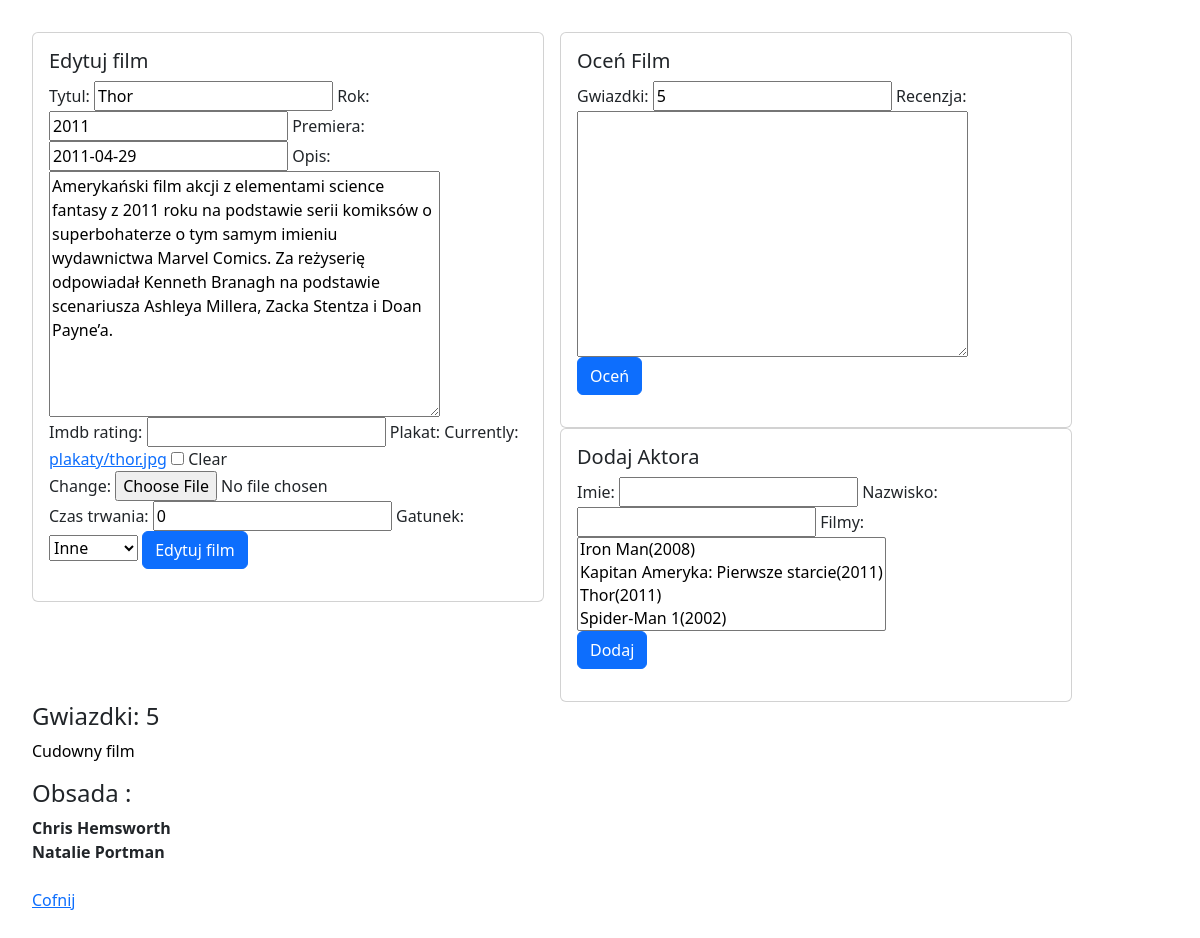
The page /filmy/edytuj/3 (signed in) on the database its author committed.
### filmyweb/models.py (models this page shows, shortened)
class Film(models.Model):
    tytul= models.CharField(max_length=60,  blank= False ,unique=True)
    rok = models.PositiveSmallIntegerField(default=2000)
    opis = models.TextField(default="")
    premiera = models.DateField(null=True, blank=True)
    imdb_rating=models.DecimalField(max_digits= 4, decimal_places= 2, null=True, blank=True)
    plakat = models.ImageField(upload_to="plakaty", null=True, blank= True)
    dodatkowe = models.OneToOneField(DodatkoweInfo, on_delete=models.CASCADE,null=True, blank= True)
    def __str__(self):
        return self.tytul + '(' + str(self.rok) + ')'

class Ocena(models.Model):
    recenzja = models.TextField(default="", blank=True)
    gwiazdki = models.PositiveSmallIntegerField(default=5)
    film = models.ForeignKey(Film, on_delete=models.CASCADE)

class Aktor(models.Model):
    imie =  models.CharField(max_length=32)
    nazwisko = models.CharField(max_length=32)
    filmy = models.ManyToManyField(Film, related_name="aktorzy")

### filmyweb/views.py (the view)
# urls.py: path('edytuj/<int:id>',edytuj_film , name="edytuj_film"),
@login_required
def edytuj_film(request,id):
    film = get_object_or_404(Film,pk=id)
    oceny = Ocena.objects.filter(film=film)
    aktorzy = film.aktorzy.all()
    try:
        dodatkowe = DodatkoweInfo.objects.get(film=film.id)
    except DodatkoweInfo.DoesNotExist:
        dodatkowe = None
    form_film = FilmForm(request.POST or None, request.FILES or None, instance=film)
    form_dodatkowe = DodatkoweInfoForm(request.POST or None, instance=dodatkowe)
    form_ocena = OcenaForm(request.POST or None)
    form_aktor = AktorForm(request.POST or None)
    if request.method =='POST':
        if 'gwiazdki' in request.POST:
            ocena = form_ocena.save(commit=False)
            ocena.film = film
            ocena.save()
    if request.method =='POST':
        if 'filmy' in request.POST:
            if form_aktor.is_valid():
                aktor = form_aktor.save()
    if all((form_film.is_valid(), form_dodatkowe.is_valid())):
        film = form_film.save(commit=False)
        dodatkowe = form_dodatkowe.save()
        film.dodatkowe = dodatkowe
        film.save()
        return redirect(wszystkie_filmy)
    return render(request,'nowy_film.html',{'form':form_film, 'form_dodatkowe':form_dodatkowe,'oceny': oceny,'form_ocena':form_ocena,'aktorzy':aktorzy,'form_aktor': form_aktor,'nowy':False})

### filmyweb/forms.py
class FilmForm(ModelForm):
    class Meta:
        model = Film
        fields = ['tytul','rok','premiera','opis','imdb_rating','plakat']

class DodatkoweInfoForm(ModelForm):
    class Meta:
        model = DodatkoweInfo
        fields = ['czas_trwania','gatunek']

### templates/nowy_film.html (shortened to what this page needs)
{%extends 'glowny.html'%}
{% load bootstrap %}
{% block strona %}
    <div class="card" style="width: 32rem; float: left; margin-right: 1rem;">
        <div class="card-body">
            {%if nowy%}
                <h5 class="card-title">Dodaj film </h5>
                {% else %}
                    <h5 class="card-title">Edytuj film </h5>
                {% endif %}
            <form method="post" enctype="multipart/form-data">
        {{form | bootstrap}}
        {{form_dodatkowe | bootstrap}}
                {%if nowy%}
                <br><button type="submit"class="btn btn-primary">Nowy film</button>
                {% else %}
                    <button type="submit"class="btn btn-primary">Edytuj film</button>
                {% endif %}
    </form>
        </div>
    </div>
    <div class="card" style="width: 32rem; float: left; margin-right: 1rem;">
        <div class="card-body">
            <h5 class="card-title">Oceń Film</h5>
            <form method="post" enctype="multipart/form-data">
                {{form_ocena | bootstrap}}
                <br><button type="submit"class="btn btn-primary">Oceń</button>
            </form>
        </div>
    </div>
    <div class="card" style="width: 32rem; float: left; margin-right: 1rem;">
        <div class="card-body">
            <h5 class="card-title">Dodaj Aktora</h5>
            <form method="post" enctype="multipart/form-data">
                {{form_aktor | bootstrap}}
                <br><button type="submit"class="btn btn-primary">Dodaj</button>
            </form>
        </div>
    </div>
    {%for ocena in oceny%}
        <h4>Gwiazdki: {{ocena.gwiazdki}}</h4>
        <p>{{ocena.recenzja}}</p>
    {%endfor%}
    <h4>Obsada :</h4>
    {%for aktor in aktorzy%}
        <b>{{aktor.imie}} {{aktor.nazwisko}}</br></b>
    {%endfor%}
    <a href="{% url 'wszystkie_filmy' %} ">Cofnij</a>
{% endblock %}

### moje_static/moj.css (style rules this page uses)
body { padding: 2rem; }
p { color:black; }
.card { width=36rem; }

### rows shown on the page
Film: tytul "Thor", rok "2011", premiera "2011-04-29", opis "Amerykański film akcji z elementami science fantasy z 2011 roku na podstawie serii komiksów o superbohaterze o tym samym imieniu wydawnictwa Marvel Comics. Za reżyserię odpowiadał Kenneth Branagh na podstawie scenariusza Ashleya Millera, Zacka Stentza i Doan Payne’a."
Ocena: gwiazdki "5", recenzja "Cudowny film"
Aktor: imie "Chris", nazwisko "Hemsworth"
Aktor: imie "Natalie", nazwisko "Portman"
